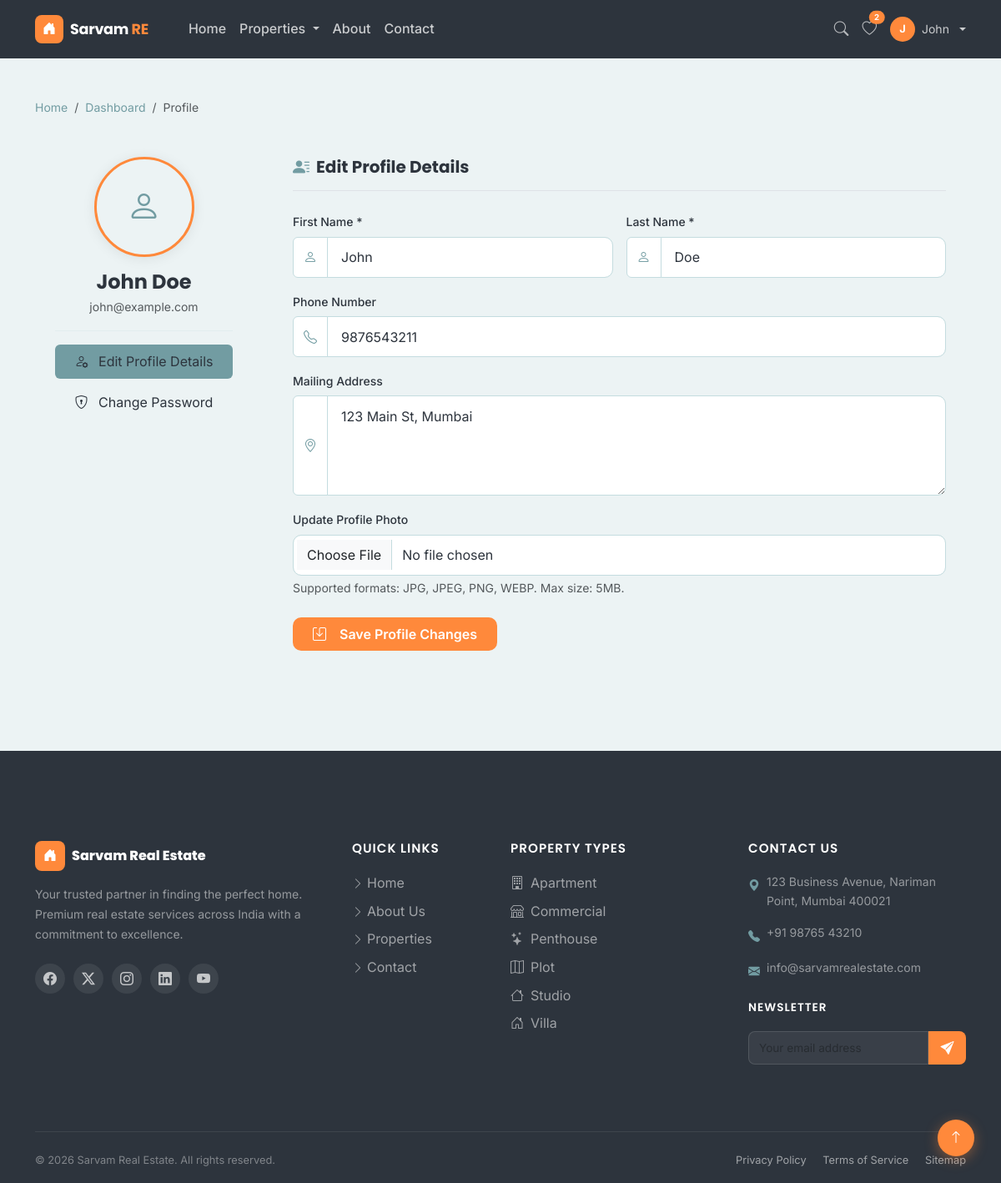
The app's page /profile.php (signed in) with its own data.
### tables this page shows
CREATE TABLE `users` (
  `id` int(11) NOT NULL AUTO_INCREMENT,
  `first_name` varchar(50) NOT NULL,
  `last_name` varchar(50) NOT NULL,
  `email` varchar(100) NOT NULL,
  `password` varchar(255) NOT NULL,
  `phone` varchar(20) DEFAULT NULL,
  `address` text DEFAULT NULL,
  `profile_image` varchar(255) DEFAULT NULL,
  `security_question` varchar(255) DEFAULT NULL,
  `security_answer` varchar(255) DEFAULT NULL,
  `status` enum('active','inactive','banned') NOT NULL DEFAULT 'active',
  `created_at` timestamp NOT NULL DEFAULT current_timestamp(),
  `updated_at` timestamp NOT NULL DEFAULT current_timestamp() ON UPDATE current_timestamp(),
  PRIMARY KEY (`id`),
  UNIQUE KEY `email` (`email`)
);

CREATE TABLE `property_types` (
  `id` int(11) NOT NULL AUTO_INCREMENT,
  `type_name` varchar(50) NOT NULL,
  `icon` varchar(50) DEFAULT NULL,
  `description` text DEFAULT NULL,
  `status` enum('active','inactive') NOT NULL DEFAULT 'active',
  PRIMARY KEY (`id`),
  UNIQUE KEY `type_name` (`type_name`)
);

### profile.php (the view, shortened to what the rows shown need)
<?php
require_once __DIR__ . '/config/db.php';
$user_id = (int)$_SESSION['user_id'];
$active_tab = 'profile';
$stmt = $conn->prepare("SELECT * FROM users WHERE id = ? LIMIT 1");
$stmt->execute([$user_id]);
$user = $stmt->fetch(PDO::FETCH_ASSOC);
require_once __DIR__ . '/includes/header.php';
?>
<div class="container py-5">
    <div class="row g-4">
        <div class="col-lg-3">
            <div class="card-sarvam p-4 text-center mb-4">
                <div class="position-relative d-inline-block mx-auto mb-3">
                    <?php if (!empty($user['profile_image']) && file_exists(UPLOAD_PATH . 'users/' . $user['profile_image'])): ?>
                        <img src="<?= UPLOAD_URL ?>users/<?= $user['profile_image'] ?>" alt="Profile photo" class="rounded-circle shadow-sarvam" style="width: 120px; height: 120px; object-fit: cover; border: 3px solid #FF893B;">
                    <?php else: ?>
                        <div class="bg-sarvam-ice text-sarvam rounded-circle d-flex align-items-center justify-content-center mx-auto shadow-sarvam" style="width: 120px; height: 120px; border: 3px solid #FF893B;">
                        </div>
                    <?php endif; ?>
                </div>
                <h4 class="fw-bold font-poppins text-heading mb-1"><?= htmlspecialchars($user['first_name'] . ' ' . $user['last_name']) ?></h4>
                <p class="text-muted font-poppins small mb-3"><?= htmlspecialchars($user['email']) ?></p>
                <hr style="border-color:#C4DCDF;">
                <div class="nav flex-column nav-pills text-start" id="profileTabs" role="tablist" style="--bs-nav-pills-link-active-bg: #729CA2;">
                    <button class="nav-link text-heading <?= $active_tab === 'profile' ? 'active text-white' : '' ?>" id="edit-profile-tab" data-bs-toggle="pill" data-bs-target="#edit-profile" type="button" role="tab">
                    </button>
                    <button class="nav-link text-heading mt-2 <?= $active_tab === 'password' ? 'active text-white' : '' ?>" id="change-pwd-tab" data-bs-toggle="pill" data-bs-target="#change-pwd" type="button" role="tab">
                    </button>
                </div>
            </div>
        </div>
        <div class="col-lg-9">
            <div class="tab-content" id="profileTabContent">
                <div class="tab-pane fade <?= $active_tab === 'profile' ? 'show active' : '' ?>" id="edit-profile" role="tabpanel">
                    <div class="card-sarvam p-4">
                        <form method="POST" enctype="multipart/form-data" class="form-sarvam">
                            <div class="row g-3 mb-3">
                                <div class="col-md-6">
                                    <div class="input-group">
                                        <span class="input-group-text bg-white border-sarvam text-sarvam"><i class="bi bi-person"></i></span>
                                        <input type="text" name="first_name" class="form-control" required value="<?= htmlspecialchars($user['first_name']) ?>">
                                    </div>
                                </div>
                                <div class="col-md-6">
                                    <div class="input-group">
                                        <span class="input-group-text bg-white border-sarvam text-sarvam"><i class="bi bi-person"></i></span>
                                        <input type="text" name="last_name" class="form-control" required value="<?= htmlspecialchars($user['last_name']) ?>">
                                    </div>
                                </div>
                            </div>
                            <div class="mb-3">
                                <div class="input-group">
                                    <span class="input-group-text bg-white border-sarvam text-sarvam"><i class="bi bi-telephone"></i></span>
                                    <input type="text" name="phone" class="form-control" value="<?= htmlspecialchars($user['phone'] ?? '') ?>">
                                </div>
                            </div>
                            <div class="mb-3">
                                <div class="input-group">
                                    <span class="input-group-text bg-white border-sarvam text-sarvam"><i class="bi bi-geo-alt"></i></span>
                                    <textarea name="address" class="form-control" rows="3" placeholder="Street, City, State, PIN"><?= htmlspecialchars($user['address'] ?? '') ?></textarea>
                                </div>
                            </div>
                        </form>
                    </div>
                </div>
            </div>
        </div>
    </div>
</div>
<?php require_once __DIR__ . '/includes/footer.php'; ?>

### includes/navbar.php (shortened to what the rows shown need)
<?php
$wishlist_count = 0;
if (isLoggedIn()) {
    $user_id = (int)$_SESSION['user_id'];
    $wishlist_count = getWishlistCount($conn, $user_id);
}
?>
<nav class="navbar navbar-expand-lg sarvam-navbar sticky-top" id="mainNav">
  <div class="container">
    <div class="collapse navbar-collapse" id="navbarContent">
      <div class="d-flex align-items-center gap-2 gap-lg-3">
        <?php if (isLoggedIn()): ?>
          <a href="<?= SITE_URL ?>/wishlist.php" class="position-relative" style="color:rgba(255,255,255,0.65);font-size:1.1rem;text-decoration:none;">
            <i class="bi bi-heart"></i>
            <?php if ($wishlist_count > 0): ?>
              <span class="position-absolute top-0 start-100 translate-middle badge rounded-pill" style="background:#FF893B;font-size:0.6rem;"><?= $wishlist_count ?></span>
            <?php endif; ?>
          </a>
          <div class="dropdown">
            <a href="#" class="d-flex align-items-center gap-2 text-decoration-none dropdown-toggle" id="profileDropdown" data-bs-toggle="dropdown" aria-expanded="false" style="color:rgba(255,255,255,0.75);">
              <?php if (!empty($_SESSION['profile_image']) && file_exists(UPLOAD_PATH . 'users/' . $_SESSION['profile_image'])): ?>
                <img src="<?= UPLOAD_URL ?>users/<?= $_SESSION['profile_image'] ?>" alt="Profile" width="30" height="30" class="rounded-circle" style="object-fit:cover;border:2px solid rgba(255,255,255,0.2);">
              <?php else: ?>
                <div style="width:30px;height:30px;background:#FF893B;border-radius:50%;display:flex;align-items:center;justify-content:center;color:white;font-weight:700;font-size:0.8rem;"><?= strtoupper(substr($_SESSION['user_name'] ?? 'U', 0, 1)) ?></div>
              <?php endif; ?>
              <span class="d-none d-lg-inline" style="font-size:0.875rem;"><?= htmlspecialchars(explode(' ', $_SESSION['user_name'] ?? 'User')[0]) ?></span>
            </a>
          </div>
        <?php else: ?>
          <a href="<?= SITE_URL ?>/login.php" class="btn btn-sm btn-outline-sarvam">Login</a>
          <a href="<?= SITE_URL ?>/register.php" class="btn btn-sm btn-sarvam">Register</a>
        <?php endif; ?>
      </div>
    </div>
  </div>
</nav>

### includes/footer.php (shortened to what the rows shown need)
<footer class="sarvam-footer mt-5">
    <div class="container">
        <div class="row g-4 pt-5 pb-3">
            <div class="col-lg-3 col-md-6 mb-4">
                <ul class="list-unstyled">
                    <?php
                    if (isset($conn)) {
                        $types = getPropertyTypes($conn);
                        foreach($types as $type) {
                            echo '<li class="mb-2"><a href="'.SITE_URL.'/properties.php?type_id='.$type['id'].'" class="footer-link"><i class="bi '.$type['icon'].' me-2"></i>'.$type['type_name'].'</a></li>';
                        }
                    }
                    ?>
                </ul>
            </div>
        </div>
    </div>
</footer>
</body>
</html>

### records on screen
users: first_name "John", first_name+last_name "John Doe", email "john@example.com", last_name "Doe", phone "9876543211", address "123 Main St, Mumbai"
property_types: type_name "Apartment"
property_types: type_name "Commercial"
property_types: type_name "Penthouse"
property_types: type_name "Plot"
property_types: type_name "Studio"
property_types: type_name "Villa"

### other values on screen
$wishlist_count "2"
substr($_SESSION['user_name'] ?? 'U', 0, 1) "J"
SITE_NAME "Sarvam Real Estate"
